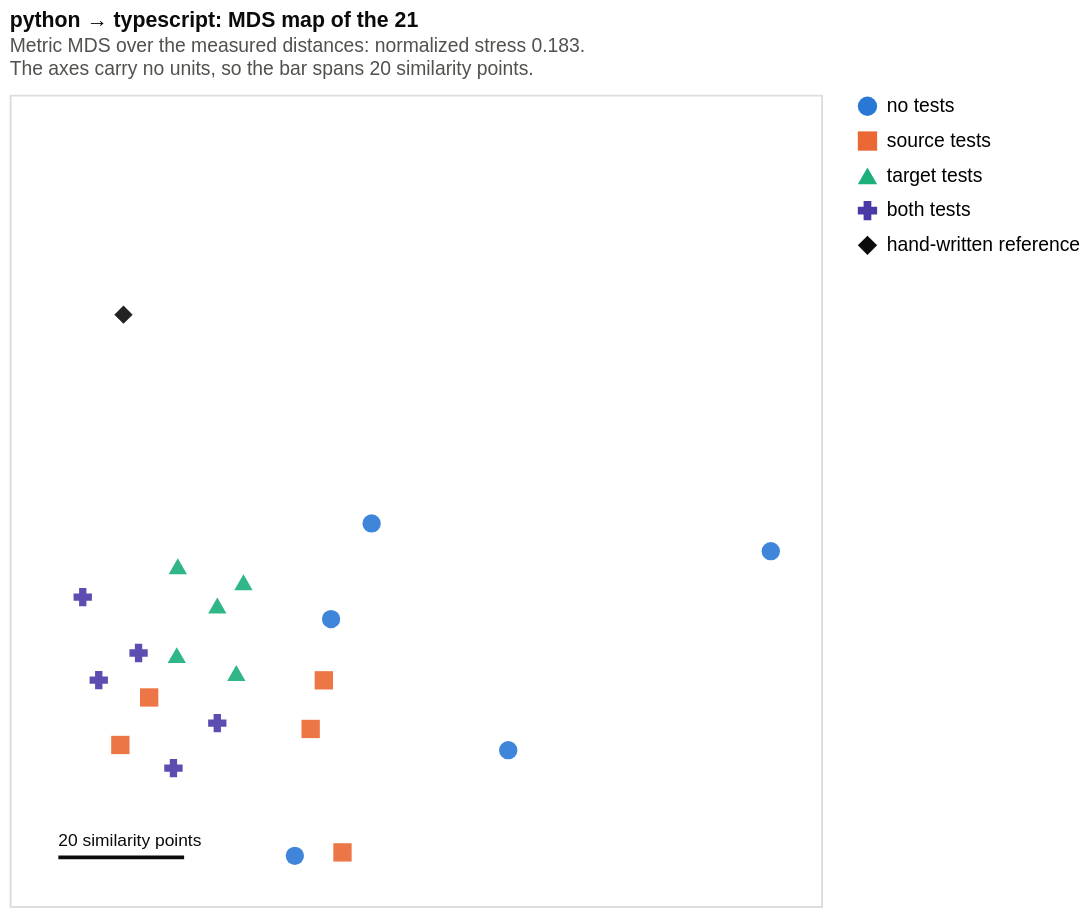

Here is the Vega-Lite specification saved for this chart:
### Vega-Lite specification from a JSON file in a GitHub repository (floating-point values rounded to 4 significant figures)
{"config": {"view": {"continuousWidth": 300, "continuousHeight": 300}}, "layer": [{"data": {"name": "data-52557358cdf0b65add49cae4c577d3ee"}, "mark": {"type": "rule", "color": "#0b0b0b", "strokeWidth": 2}, "encoding": {"x": {"axis": {"domain": false, "grid": false, "labels": false, "ticks": false, "title": null}, "field": "x", "scale": {"domain": [-39.42, 89.61], "nice": false}, "type": "quantitative"}, "x2": {"field": "x2"}, "y": {"axis": {"domain": false, "grid": false, "labels": false, "ticks": false, "title": null}, "field": "y", "scale": {"domain": [-39.42, 89.61], "nice": false}, "type": "quantitative"}}}, {"data": {"name": "data-14610b8a9cd2b6dd90f9ff1fcfbe3525"}, "mark": {"type": "text", "align": "left", "baseline": "bottom", "color": "#0b0b0b", "dy": -4, "fontSize": 9}, "encoding": {"text": {"field": "text", "type": "nominal"}, "x": {"axis": {"domain": false, "grid": false, "labels": false, "ticks": false, "title": null}, "field": "x", "scale": {"domain": [-39.42, 89.61], "nice": false}, "type": "quantitative"}, "y": {"axis": {"domain": false, "grid": false, "labels": false, "ticks": false, "title": null}, "field": "y", "scale": {"domain": [-39.42, 89.61], "nice": false}, "type": "quantitative"}}}, {"data": {"name": "data-57156de1c5e62cec3975e85503546623"}, "mark": {"type": "point", "filled": true, "opacity": 0.9, "size": 90}, "encoding": {"color": {"field": "condition", "legend": {"symbolOpacity": 1, "title": null}, "scale": {"domain": ["no tests", "source tests", "target tests", "both tests", "hand-written reference"], "range": ["#2a78d6", "#eb6834", "#1baf7a", "#4a3aa7", "#0b0b0b"]}, "sort": ["no tests", "source tests", "target tests", "both tests", "hand-written reference"], "type": "nominal"}, "shape": {"field": "condition", "legend": {"symbolOpacity": 1, "title": null}, "scale": {"domain": ["no tests", "source tests", "target tests", "both tests", "hand-written reference"], "range": ["circle", "square", "triangle-up", "cross", "diamond"]}, "sort": ["no tests", "source tests", "target tests", "both tests", "hand-written reference"], "type": "nominal"}, "tooltip": [{"field": "port", "title": "port", "type": "nominal"}, {"field": "condition", "title": "condition", "type": "nominal"}, {"field": "reference_pct", "format": ".2f", "title": "vs reference %", "type": "quantitative"}], "x": {"axis": {"domain": false, "grid": false, "labels": false, "ticks": false, "title": null}, "field": "x", "scale": {"domain": [-39.42, 89.61], "nice": false}, "type": "quantitative"}, "y": {"axis": {"domain": false, "grid": false, "labels": false, "ticks": false, "title": null}, "field": "y", "scale": {"domain": [-39.42, 89.61], "nice": false}, "type": "quantitative"}}}], "height": 420, "title": {"text": "python → typescript: MDS map of the 21", "anchor": "start", "color": "#0b0b0b", "fontSize": 11, "offset": 8, "subtitle": ["Metric MDS over the measured distances: normalized stress 0.183.", "The axes carry no units, so the bar spans 20 similarity points."], "subtitleColor": "#52514e", "subtitleFontSize": 10}, "width": 420, "$schema": "https://vega.github.io/schema/vega-lite/v6.4.1.json", "datasets": {"data-52557358cdf0b65add49cae4c577d3ee": [{"x": -31.68, "x2": -11.68, "y": -31.68}], "data-14610b8a9cd2b6dd90f9ff1fcfbe3525": [{"x": -31.68, "x2": -11.68, "y": -31.68, "text": "20 similarity points"}], "data-57156de1c5e62cec3975e85503546623": [{"run_id": "20260909T005215Z_9a3e20fe", "x": 5.927, "y": -31.42, "condition": "no tests", "reference_pct": 7.121, "port": "9a3e20fe"}, {"run_id": "20260909T024849Z_b96078c6", "x": 18.13, "y": 21.42, "condition": "no tests", "reference_pct": 35.17, "port": "b96078c6"}, {"run_id": "20260909T130706Z_31ac2789", "x": 39.86, "y": -14.63, "condition": "no tests", "reference_pct": 5.162, "port": "31ac2789"}, {"run_id": "20260909T151143Z_170b737d", "x": 81.61, "y": 17.02, "condition": "no tests", "reference_pct": 1.193, "port": "170b737d"}, {"run_id": "20260909T182714Z_2643e4be", "x": 11.69, "y": 6.224, "condition": "no tests", "reference_pct": 38.58, "port": "2643e4be"}, {"run_id": "20260909T002206Z_273cf6b9", "x": 10.54, "y": -3.519, "condition": "source tests", "reference_pct": 40.56, "port": "273cf6b9"}, {"run_id": "20260909T022216Z_19e0fe30", "x": -17.24, "y": -6.243, "condition": "source tests", "reference_pct": 40.73, "port": "19e0fe30"}, {"run_id": "20260909T124157Z_4ee67ba2", "x": 8.442, "y": -11.25, "condition": "source tests", "reference_pct": 40.54, "port": "4ee67ba2"}, {"run_id": "20260909T144331Z_5b46f630", "x": 13.5, "y": -30.88, "condition": "source tests", "reference_pct": 8.981, "port": "5b46f630"}, {"run_id": "20260909T180307Z_280f3890", "x": -21.82, "y": -13.8, "condition": "source tests", "reference_pct": 40.82, "port": "280f3890"}, {"run_id": "20260909T004354Z_a47a3057", "x": -3.379, "y": -2.359, "condition": "target tests", "reference_pct": 43.44, "port": "a47a3057"}, {"run_id": "20260909T023701Z_e94dca40", "x": -6.403, "y": 8.384, "condition": "target tests", "reference_pct": 44.62, "port": "e94dca40"}, {"run_id": "20260909T125752Z_09b2c811", "x": -2.246, "y": 12.08, "condition": "target tests", "reference_pct": 43.31, "port": "09b2c811"}, {"run_id": "20260909T150124Z_a7cd2ee9", "x": -12.68, "y": 14.62, "condition": "target tests", "reference_pct": 42.73, "port": "a7cd2ee9"}, {"run_id": "20260909T181751Z_00b43b48", "x": -12.85, "y": 0.4908, "condition": "target tests", "reference_pct": 43.42, "port": "00b43b48"}, {"run_id": "20260909T001426Z_1c28aa33", "x": -6.407, "y": -10.33, "condition": "both tests", "reference_pct": 41.13, "port": "1c28aa33"}, {"run_id": "20260909T020947Z_ffb57550", "x": -18.92, "y": 0.8298, "condition": "both tests", "reference_pct": 41.5, "port": "ffb57550"}, {"run_id": "20260909T123239Z_5982b634", "x": -27.8, "y": 9.704, "condition": "both tests", "reference_pct": 49.82, "port": "5982b634"}, {"run_id": "20260909T142951Z_4ff7cdec", "x": -13.38, "y": -17.48, "condition": "both tests", "reference_pct": 41.61, "port": "4ff7cdec"}, {"run_id": "20260909T175143Z_62b61540", "x": -25.25, "y": -3.482, "condition": "both tests", "reference_pct": 41.55, "port": "62b61540"}, {"run_id": "reference", "x": -21.32, "y": 54.62, "condition": "hand-written reference", "reference_pct": 100.0, "port": "hand-written reference"}]}}
